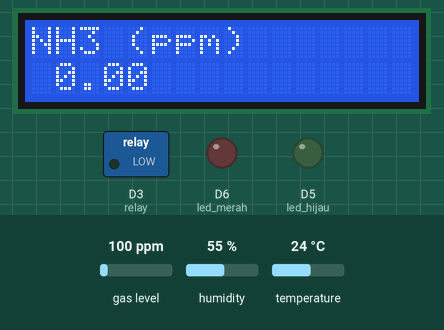
Simulated run of this sketch. Board: ESP8266 (NodeMCU). On the bench: 16×2 character LCD, switched loads named in the sketch (green lamp = pin HIGH), output pins drawn as LEDs (lit = HIGH). Inputs (shaded band) come from the test bench; at power-on: humidity 55 %, temperature 24 °C, gas level 100 ppm. WiFi joins after 1.5 s; servers stay silent unless stated; what the sketch prints to the serial monitor is not drawn.

Above: at 3.0 s.
3.1 s: humidity set to 22 %
At 6.4 s:
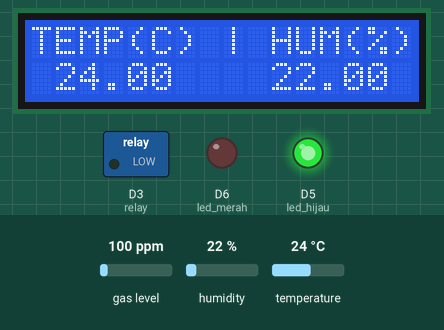
7.5 s: temperature set to 12 °C
At 10.0 s:
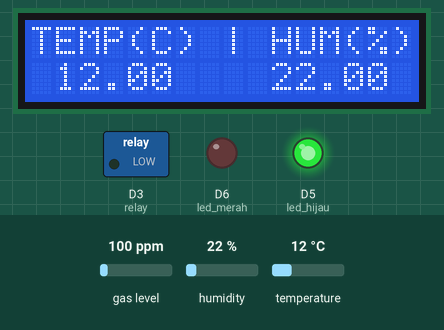
11.1 s: humidity set to 40 %
At 13.6 s:
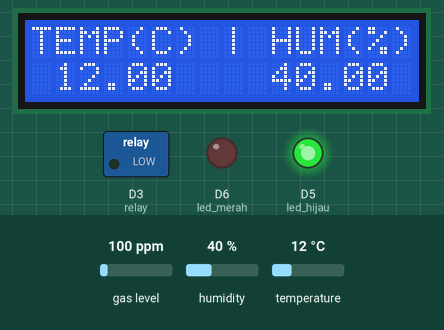
14.7 s: temperature set to 19 °C
At 17.2 s:
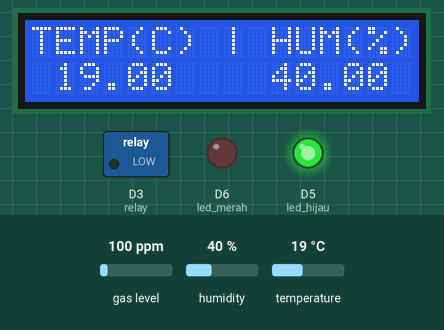
Timing chart, 0 to 18.7 s (numbered marks = the images above; inputs shaded):
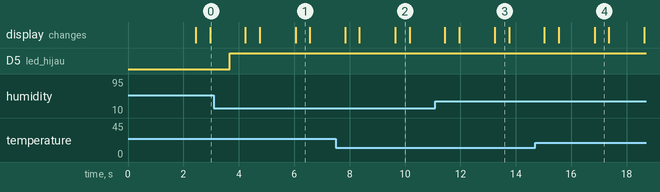

The sketch:

fuzzy_khasbi.ino
```cpp
#define BLYNK_PRINT Serial

#include <MQUnifiedsensor.h>
#include <DHT.h>
#include <ESP8266WiFi.h>
#include <BlynkSimpleEsp8266.h>
#include <WiFiClient.h>
#include <LiquidCrystal_I2C.h>
#include <Wire.h>

WiFiClient client;

#define led_merah D6
#define led_hijau D5
#define relay D3

#define DHTPIN D7
#define DHTTYPE DHT11
DHT dht(DHTPIN, DHTTYPE);

LiquidCrystal_I2C lcd(0x27, 16, 2);
/* Comment this out to disable prints and save space */

// Input token project ke Blynk App.
char auth[] = "H27fPcL09dPnO65uKWApLteCIudxrvBA";
// Your WiFi credentials.
// Set password to "" for open networks.
char ssid[] = "Hasbi";
char pass[] = "bjla3888";

//Thingspeak
String apiKey = "M9SZNELFBXD9EKGF";
const char* server = "api.thingspeak.com";

//Definitions
#define placa ("ESP8266")
#define Voltage_Resolution 5
#define pin A0 //Analog input 0 of your arduino
#define type "MQ-135" //MQ135
#define ADC_Bit_Resolution 10
#define RatioMQ135CleanAir 3.6//RS / R0 = 3.6 ppm
//#define calibration_button 13 //Pin to calibrate your sensor

//Declare Sensor
MQUnifiedsensor MQ135(placa, Voltage_Resolution, ADC_Bit_Resolution, pin, type);

float Amonia, Humidity;
float A, B;
float uNormal[] = {0, 0, 20, 30};
float uSedang[] = {20, 30, 50, 60};
float uTinggi[] = {50, 60, 80, 80};
float uKering[] = {0, 0, 25, 45};
float uLembab[] = {25, 45, 65, 85};
float uBasah[] = {65, 85, 100, 100};
float Aman = 0;
float Waspada = 0.5;
float Bahaya = 1;
float minr[10];
float Rule[10];

float fuNormal()
{
  if (Amonia < uNormal[1])
  {
    return 1;
  }
  else if (Amonia >= uNormal[1] && Amonia <= uNormal[2])
  {
    return (uNormal[2] - Amonia) / (uNormal[2] - uNormal[1]);
  }
  else if (Amonia > uNormal[2])
  {
    return 0;
  }
}
float fuSedang()
{
  if (Amonia <= uSedang[0])
  {
    return 0;
  }
else if (Amonia >= uSedang[0] && Amonia <= uSedang[1])
  {
    return (Amonia - uSedang[0]) / (uSedang[1] - uSedang[0]);
  }
  else if (Amonia > uSedang[1] && Amonia <= uSedang[2])
  {
    return 1;
  }
  else if (Amonia > uSedang[3])
  {
    return (uSedang[3] - Amonia) / (uSedang[3] - uSedang[2]) ;
  }
}
float fuTinggi()
{
  if (Amonia <= uTinggi[0])
  {
    return 0;
  }
  else if (Amonia >= uTinggi[0] && Amonia <= uTinggi[1])
  {
    return (Amonia - uTinggi[0]) / (uTinggi[1] - uTinggi[0]);
  }
  else if (Amonia > uTinggi[1])
  {
    return 1;
  }
}
float fuKering()
{
  if (Humidity < uKering[1])
  {
    return 1;
  }
  else if (Humidity >= uKering[1] && Humidity <= uKering[2])
  {
    return (uKering[2] - Humidity) / (uKering[2] - uKering[1]);
  }
  else if (Humidity > uKering[2])
  {
    return 0;
  }
}
float fuLembab()
{
  if (Humidity <= uLembab[0])
  {
    return 0;
  }
  else if (Humidity >= uLembab[0] && Humidity <= uLembab[1])
  {
    return (Humidity - uLembab[0]) / (uLembab[1] - uLembab[0]);
  }
  else if (Humidity >= uLembab[1] && Humidity <= uLembab[2])
  {
    return 1;
  }
  else if (Humidity > uLembab[3])
  {
    return (uLembab[3] - Humidity) / (uLembab[3] - uLembab[2]);
  }
}
float fuBasah()
{
  if (Humidity <= uBasah[0])
  {
    return 0;
  }
  else if (Humidity >= uBasah[0] && Humidity <= uBasah[1])
  {
    return (Humidity - uBasah[0]) / (uBasah[1] - uBasah[0]);
  }
  else if (Humidity > uBasah[1])
  {
    return 1;
  }
}
float Min(float a, float b)
{
  if (a < b)
  {
    return a;
  }
  else if (b < a)
  {
    return b;
  }
  else
  {
    return a;
  }
}
void rule()
{
  //if Amonia Normal and Humidity Kering then Aman
  minr[1] = Min(fuNormal(), fuKering());
  Rule[1] = Aman;
  //if Amonia Normal and Humidity Lembab then Aman
  minr[2] = Min(fuNormal(), fuLembab());
  Rule[2] = Aman;
  // if Amonia Sedang and Humidity Kering then Aman
  minr[3] = Min(fuSedang(), fuKering());
  Rule[3] = Aman;
  //if Amonia Normal and Humidity Basah then Waspada
  minr[4] = Min(fuNormal(), fuBasah());
  Rule[4] = Waspada;
  // if Amonia Sedang and Humidity Lembab then Waspada
  minr[5] = Min(fuSedang(), fuLembab());
  Rule[5] = Waspada;
  // if Amonia Tinggi and Humidity Kering then Waspada
  minr[6] = Min(fuTinggi(), fuKering());
  Rule[6] = Waspada;
  // if Amonia Sedang and Humidity Basah then Bahaya
  minr[7] = Min(fuSedang(), fuBasah());
  Rule[7] = Bahaya;
  // if Amonia Tinggi and Humidity Lembab then Bahaya
  minr[8] = Min(fuTinggi(), fuLembab());
  Rule[8] = Bahaya;
  //if Amonia Tinggi and Humidity Lembab then Bahaya
  minr[9] = Min(fuTinggi(), fuLembab());
  Rule[9] = Bahaya;
}

float defuzzyfikasi()
{
  rule();
  A = 0;
  B = 0;
  for (int i = 1; i <= 9; i++)
  {
    printf("Rule ke %d = %f\n", i, Rule[i]);
    printf("Min ke %d = %f\n", i, minr[i]);
    A += Rule[i] * minr[i];
    B += minr[i];
  }
  printf("Hasil A : %f\n", A);
  printf("Hasil B : %f\n", B);
  return A / B;
}

void setup()
{
  // Debug console
  Wire.begin();
  Serial.begin(115200);

  //  LCD
  lcd.init();
  lcd.backlight();
  lcd.setCursor(0, 0);
  lcd.print("Welcome To");
  lcd.setCursor(0, 1);
  lcd.print("Monitoring NH3");
  Serial.print("Setup LCD......");
  Serial.println("DONE");


  Serial.print("Setup LED dan Relay......");
  pinMode(led_merah, OUTPUT);
  pinMode(led_hijau, OUTPUT);
  pinMode(relay, OUTPUT);
  Serial.println("DONE");

  Serial.print("Setup Blynk......");
  Blynk.begin(auth, ssid, pass);
  Serial.println("DONE");

  Serial.print("Setup DHT......");
  dht.begin();
  Serial.println("DONE");


  MQ135.setRegressionMethod(1); //_PPM =  a*ratio^b
  MQ135.setA(102.2); MQ135.setB(-2.473); // Configurate the ecuation values to get NH4 concentration

  /*
    Exponential regression:
    GAS      | a      | b
    CO       | 605.18 | -3.937
    Alcohol  | 77.255 | -3.18
    CO2      | 110.47 | -2.862
    Tolueno  | 44.947 | -3.445
    NH4      | 102.2  | -2.473
    Acetona  | 34.668 | -3.369
  */

  /**  MQ Init ***/
  //Remarks: Configure the pin of arduino as input.
  /****/
  MQ135.init();
  Serial.print("Calibrating please wait.");
  float calcR0 = 0;
  for (int i = 1; i <= 10; i ++)
  {
    MQ135.update(); // Update data, the arduino will be read the voltage on the analog pin
    calcR0 += MQ135.calibrate(RatioMQ135CleanAir);
    Serial.print(".");
  }
  MQ135.setR0(calcR0 / 10);
  Serial.println("  done!.");

  if (isinf(calcR0)) {
    Serial.println("Warning: Conection issue founded, R0 is infite (Open circuit detected) please check your wiring and supply");
    while (1);
  }
  if (calcR0 == 0) {
    Serial.println("Warning: Conection issue founded, R0 is zero (Analog pin with short circuit to ground) please check your wiring and supply");
    while (1);
  }
  /**  MQ CAlibration ***/
  MQ135.serialDebug(false);


}

void loop()
{
  Blynk.run();
  MQ135.update(); // Update data, the arduino will be read the voltage on the analog pin
  MQ135.readSensor(); // Sensor will read PPM concentration using the model and a and b values setted before or in the setup
  // MQ135.serialDebug(); // Will print the table on the serial port

  float h = dht.readHumidity();
  float t = dht.readTemperature();

  if (isnan(h) || isnan(t)) {
    Serial.println(F("Failed to read from DHT sensor!"));
    return;
  }
  float adc, volt, rs, ratio, ppm;
  adc = MQ135.getadc();
  volt = MQ135.getvolt();
  rs = MQ135.getrs();
  ratio = MQ135.getratio();
  ppm = MQ135.getppm();

  //Menghubungkan keluaran dengan Blynk App
  Blynk.virtualWrite(V0, adc);
  Blynk.virtualWrite(V1, volt);
  Blynk.virtualWrite(V2, rs);
  Blynk.virtualWrite(V3, ratio);
  Blynk.virtualWrite(V4, ppm); //Gas amonia
  Blynk.virtualWrite(V5, t); //Suhu
  Blynk.virtualWrite(V6, h); //Kelembaban

  delay(500); //Sampling frequency

  //LCD
  lcd.clear();
  lcd.setCursor(0, 0);
  lcd.print("TEMP(C) | HUM(%)");
  lcd.setCursor(1, 1);
  lcd.print(t);
  lcd.setCursor(10, 1);
  lcd.print(h);
  delay(500);
  lcd.clear();

  lcd.setCursor(0, 0);
  lcd.print("NH3 (ppm)");
  lcd.setCursor(1, 1);
  lcd.print(ppm);
  delay (500);
  //  lcd.clear();

  //Kirim data ke thingspeak
  if (client.connect(server, 80)) {
    String postStr = apiKey;
    postStr += "&field1=";
    postStr += String(t);
    postStr += "&field2=";
    postStr += String(h);
    postStr += "&field3=";
    postStr += String(ppm);
    client.print("POST /update HTTP/1.1\n");
    client.print("Host: api.thingspeak.com\n");
    client.print("Connection: close\n");
    client.print("X-THINGSPEAKAPIKEY: " + apiKey + "\n");
    client.print("Content-Type: application/x-www-form-urlencoded\n");
    client.print("Content-Length: ");
    client.print(postStr.length());
    client.print("\n\n");
    client.print(postStr);
    Serial.print("Temperature: ");
    Serial.print(t);
    Serial.print("C, Humidity: ");
    Serial.print(h);
    Serial.print("%, NH3: ");
    Serial.print(ppm);
    Serial.println("ppm. Send to Thingspeak.");
  }
  client.stop();

  if (ppm >= 21) {
    digitalWrite(led_merah, HIGH); //turn LED red ON (Danger & exchaust fan ON)
    digitalWrite(led_hijau, LOW); //turn LED red ON (Danger & exchaust fan ON)
    digitalWrite(relay, HIGH);
  }
  else if (ppm <= 20) {
    digitalWrite(led_merah, LOW);
    digitalWrite(led_hijau, HIGH); //turn LED red ON (Danger & exchaust fan ON)
    digitalWrite(relay, LOW);
  }


//Amonia = ppm;
//Humidity = h;
float keputusan = defuzzyfikasi();
String msg;
Serial.print("Hasil Keputusan Defuzzyfikasi : ");
Serial.print("Status : ");
Serial.println(keputusan);

//if (keputusan == 0) {
//  digitalWrite(led_hijau, HIGH);
//  digitalWrite(led_merah, LOW);
//  digitalWrite(relay, LOW);
//  msg = "Aman";
//} else if (keputusan == 0.5) {
//  msg = "Waspada";
//  digitalWrite(led_merah, HIGH); //turn LED red ON (Danger & exchaust fan ON)
//  digitalWrite(led_hijau, LOW);
//  digitalWrite(relay, HIGH);
//} else if (keputusan == 1) {
//  digitalWrite(led_merah, HIGH); //turn LED red ON (Danger & exchaust fan ON)
//  digitalWrite(led_hijau, LOW);
//  digitalWrite(relay, HIGH);
//  msg = "Bahaya !!!";
//}
//Serial.println(msg);
}
```

Measured:
- after the input at 3.1 s, the display: first differs from a run without the input after 2.9 s (image 1)
- after the input at 7.5 s, the display: first differs from a run without the input after 2.1 s (image 2)
- after the input at 11.1 s, the display: first differs from a run without the input after 2.1 s (image 3)
- after the input at 14.7 s, the display: first differs from a run without the input after 2.1 s (image 4)
- what the display in image 1 shows lasts 0.6 s, from 6.0 s to 6.6 s
